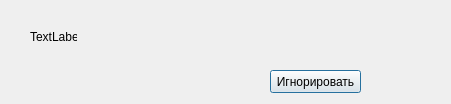
<?xml version="1.0" encoding="UTF-8"?>
<ui version="4.0">
 <class>ErrorForm</class>
 <widget class="QDialog" name="ErrorForm">
  <property name="geometry">
   <rect>
    <x>0</x>
    <y>0</y>
    <width>451</width>
    <height>104</height>
   </rect>
  </property>
  <property name="windowTitle">
   <string>Dialog</string>
  </property>
  <widget class="QPushButton" name="btnIgnor">
   <property name="geometry">
    <rect>
     <x>270</x>
     <y>70</y>
     <width>91</width>
     <height>23</height>
    </rect>
   </property>
   <property name="text">
    <string>Игнорировать</string>
   </property>
  </widget>
  <widget class="QLabel" name="label">
   <property name="geometry">
    <rect>
     <x>30</x>
     <y>30</y>
     <width>47</width>
     <height>13</height>
    </rect>
   </property>
   <property name="text">
    <string>TextLabel</string>
   </property>
  </widget>
 </widget>
 <resources/>
 <connections/>
</ui>
